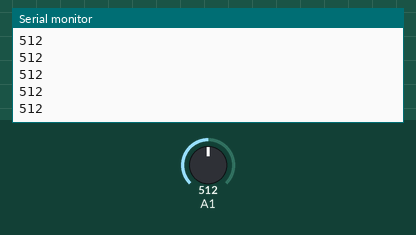
This sketch was run on a simulated Arduino Uno, built with avr-gcc and run on an emulated ATmega328P. Parts: the last lines printed to the serial monitor. The test bench sets the inputs (shaded band); at power-on: A1 = 512.

Above: at 3.2 s.
3.3 s: A1 set to 716
At 4.0 s:
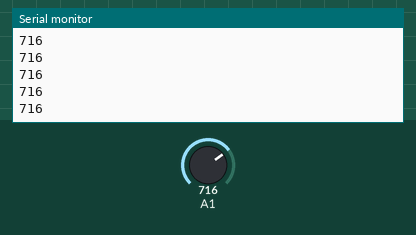
4.8 s: A1 set to 900
At 5.3 s:
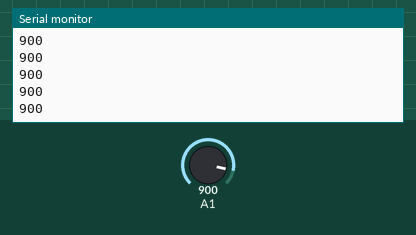
Timing chart, 0 to 7.8 s (numbered marks = the images above; inputs shaded):
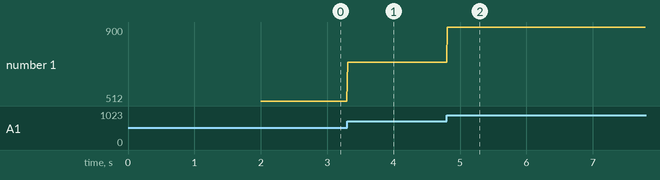

Measured:
- after the input at 3.3 s, the serial monitor: prints a new line at once (image 1)
- after the input at 4.8 s, the serial monitor: prints a new line at once (image 2)
- plotted number 1: 512 → 716 after the input at 3.3 s, 716 → 900 after the input at 4.8 s

The sketch:

LDR_Demo.ino
```cpp
// the setup routine runs once when you press reset:
void setup() {
  // initialize serial communication at 9600 bits per second:
  Serial.begin(9600);
  Serial.println("Sensor Calibration");
  delay(1000);
  Serial.println("Sensor Ready");
  delay(1000);
}

// the loop routine runs over and over again forever:
void loop() {
  // read the input on analog pin 0:
  int sensorValue = analogRead(A1);
  // print out the value you read:
  Serial.println(sensorValue);
  delay(10);        // delay in between reads for stability
}
```
